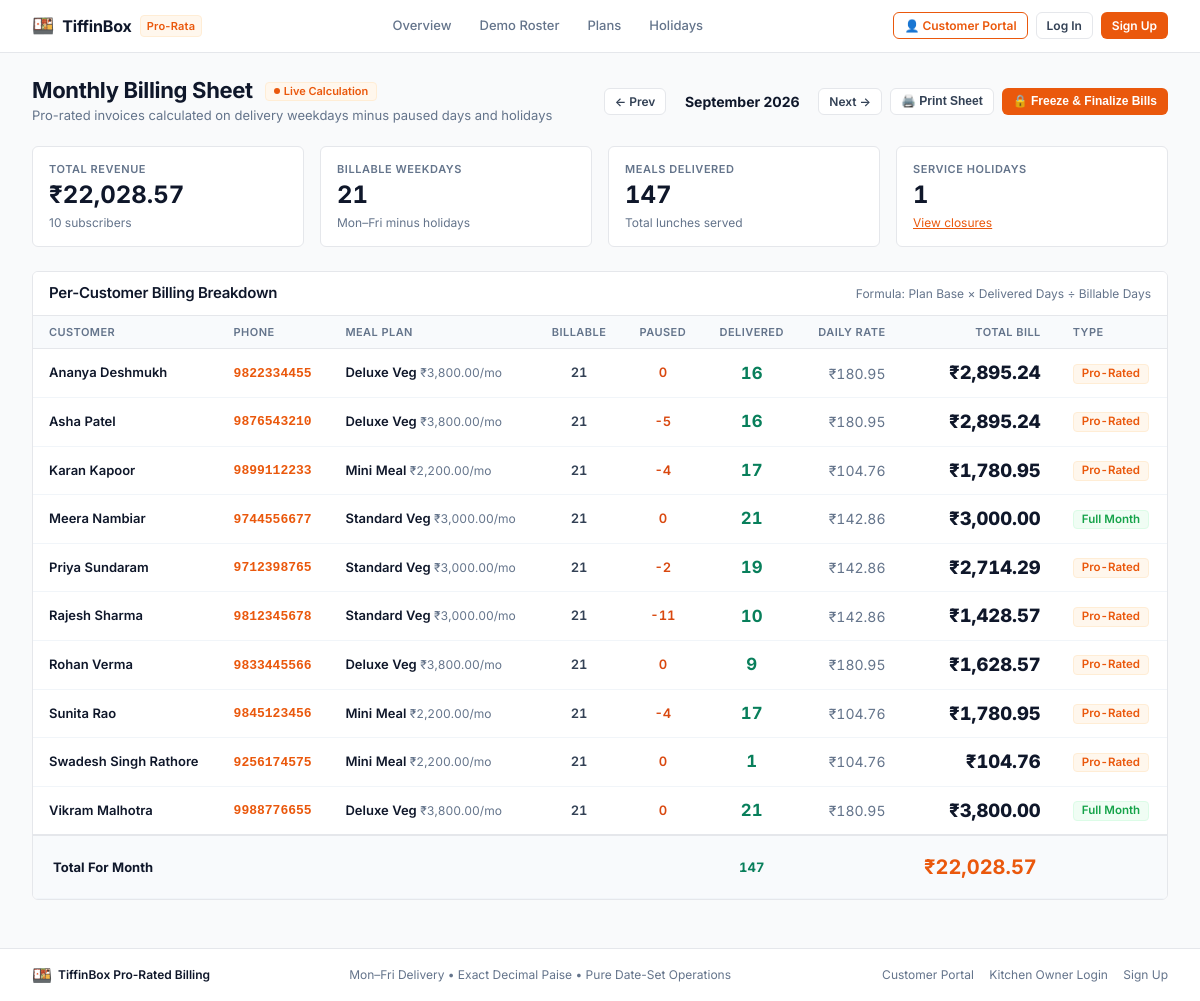
Screenshot of /billing with the database file from the repository.
### tables this page shows
CREATE TABLE customers (
  id INTEGER PRIMARY KEY AUTOINCREMENT,
  phone TEXT UNIQUE NOT NULL,                -- normalised 10-digit; the lookup key
  name TEXT NOT NULL,
  address TEXT,
  plan_id INTEGER NOT NULL REFERENCES plans(id),
  start_date TEXT NOT NULL,                  -- ISO YYYY-MM-DD
  end_date TEXT,                             -- NULL = ongoing
  created_at TEXT NOT NULL
, email TEXT);

CREATE TABLE plans (
  id INTEGER PRIMARY KEY AUTOINCREMENT,
  code TEXT UNIQUE NOT NULL,
  name TEXT NOT NULL,
  monthly_price_paise INTEGER NOT NULL,      -- money as integer paise, never REAL
  is_active INTEGER NOT NULL DEFAULT 1
);

### app.py (the view)
    @app.route("/billing")
    def billing_sheet():
        today = date.today()
        try:
            year = int(request.args.get("year", today.year))
            month = int(request.args.get("month", today.month))
            if not (1 <= month <= 12 and 2000 <= year <= 2100):
                year, month = today.year, today.month
        except (ValueError, TypeError):
            year, month = today.year, today.month
        if month == 1:
            prev_year, prev_month = year - 1, 12
        else:
            prev_year, prev_month = year, month - 1
        if month == 12:
            next_year, next_month = year + 1, 1
        else:
            next_year, next_month = year, month + 1
        first_d, last_d = month_bounds(year, month)
        holidays_set = get_holiday_dates()
        month_holidays = {h for h in holidays_set if first_d <= h <= last_d}
        billable_days_month = len(delivery_days(first_d, last_d, holidays_set))
        is_frozen = has_frozen_bills(year, month)
        frozen_at = None
        if is_frozen:
            bills = get_frozen_bills_for_month(year, month)
            if bills and bills[0].generated_at:
                frozen_at = bills[0].generated_at
        else:
            all_customers = get_customers()
            bills = []
            for c in all_customers:
                if c.start_date <= last_d and (c.end_date is None or c.end_date >= first_d):
                    pauses = get_pauses_for_customer(c.id)  # type: ignore
                    line = compute_bill(
                        plan=c.plan,  # type: ignore
                        customer=c,
                        pauses=pauses,
                        year=year,
                        month=month,
                        holidays=holidays_set,
                    )
                    bills.append(line)
        transfers_map = get_transfers_map()
        for b in bills:
            b.transfer_info = transfers_map.get(b.customer.id)
        total_revenue_paise = sum(b.amount_paise for b in bills)
        total_delivered_meals = sum(b.delivered_days for b in bills)
        is_future_month = (year, month) > (today.year, today.month)
        is_current_month = (year, month) == (today.year, today.month)
        return render_template(
            "billing.html",
            year=year,
            month=month,
            month_name=calendar.month_name[month],
            prev_year=prev_year,
            prev_month=prev_month,
            next_year=next_year,
            next_month=next_month,
            bills=bills,
            billable_days_month=billable_days_month,
            holidays_count=len(month_holidays),
            total_revenue_formatted=format_rupees(total_revenue_paise),
            total_delivered_meals=total_delivered_meals,
            is_frozen=is_frozen,
            frozen_at=frozen_at,
            is_future_month=is_future_month,
            is_current_month=is_current_month,
        )

### tiffin/billing.py (called while the page is built)
def month_bounds(year: int, month: int) -> tuple[date, date]:
    _, num_days = calendar.monthrange(year, month)
    return date(year, month, 1), date(year, month, num_days)

def delivery_days(start: date, end: date, holidays: Optional[set[date]] = None) -> set[date]:
    if start > end:
        return set()
    holidays_set = holidays if holidays is not None else set()
    result: set[date] = set()
    current = start
    one_day = timedelta(days=1)
    while current <= end:
        if current.weekday() in DELIVERY_WEEKDAYS and current not in holidays_set:
            result.add(current)
        current += one_day
    return result

def subscription_days(
    customer_start: date,
    customer_end: Optional[date],
    lo: date,
    hi: date,
) -> set[date]:
    actual_start = max(customer_start, lo)
    actual_end = min(customer_end, hi) if customer_end is not None else hi
    if actual_start > actual_end:
        return set()
    result: set[date] = set()
    current = actual_start
    one_day = timedelta(days=1)
    while current <= actual_end:
        result.add(current)
        current += one_day
    return result

def paused_dates(pauses: Iterable[Pause], lo: date, hi: date) -> set[date]:
    result: set[date] = set()
    one_day = timedelta(days=1)
    for p in pauses:
        effective_start = max(p.start_date, lo)
        effective_end = min(p.end_date, hi) if p.end_date is not None else hi
        if effective_start <= effective_end:
            current = effective_start
            while current <= effective_end:
                result.add(current)
                current += one_day
    return result

def status_on(customer: Customer, pauses: Iterable[Pause], on_date: date) -> Status:
    if on_date < customer.start_date:
        return Status.NOT_STARTED
    if customer.end_date is not None and on_date > customer.end_date:
        return Status.ENDED
    for p in pauses:
        if p.end_date is None:
            if on_date >= p.start_date:
                return Status.PAUSED
        else:
            if p.start_date <= on_date <= p.end_date:
                return Status.PAUSED
    return Status.ACTIVE

def prorate(plan_price_paise: int, delivered: int, billable: int) -> int:
    if billable <= 0 or delivered <= 0:
        return 0
    if delivered >= billable:
        return plan_price_paise
    amount = (Decimal(plan_price_paise) * Decimal(delivered)) / Decimal(billable)
    return int(amount.quantize(Decimal("1"), rounding=ROUND_HALF_UP))

### templates/billing.html (shortened to what this page needs)
{% extends "base.html" %}
{% block content %}
<div class="page-header">
  <div class="page-title-group">
    <div style="display: flex; align-items: center; gap: 0.75rem; flex-wrap: wrap;">
      <h1>Monthly Billing Sheet</h1>
      {% if is_frozen %}
        <span class="badge badge-frozen">
          <span class="badge-dot"></span> Frozen Invoices
        </span>
      {% elif is_future_month %}
        <span class="badge" style="background: #EEF2FF; color: #4338CA; border: 1px solid #C7D2FE;">
          <span class="badge-dot" style="background: #6366F1;"></span> Projected (Future Month)
        </span>
      {% else %}
        <span class="badge badge-live">
          <span class="badge-dot"></span> Live Calculation
        </span>
      {% endif %}
    </div>
    <p class="page-subtitle">Pro-rated invoices calculated on delivery weekdays minus paused days and holidays</p>
  </div>
  <div class="page-actions">
    <div class="month-selector">
      <a href="{{ url_for('billing_sheet', year=prev_year, month=prev_month) }}" class="btn btn-secondary btn-sm" title="Previous Month">
        &larr; Prev
      </a>
      <span class="month-display">{{ month_name }} {{ year }}</span>
      <a href="{{ url_for('billing_sheet', year=next_year, month=next_month) }}" class="btn btn-secondary btn-sm" title="Next Month">
        Next &rarr;
      </a>
    </div>
    <button onclick="window.print();" class="btn btn-secondary btn-sm">
      🖨️ Print Sheet
    </button>
    {% if is_frozen %}
      <form action="{{ url_for('billing_unfreeze') }}" method="POST" style="display: inline;">
        <input type="hidden" name="year" value="{{ year }}">
        <input type="hidden" name="month" value="{{ month }}">
        <button type="submit" class="btn btn-outline-danger btn-sm" onclick="return confirm('Unfreezing allows bills to be recalculated based on live pauses. Continue?');">
          🔓 Unfreeze Month
        </button>
      </form>
    {% else %}
      <form action="{{ url_for('billing_generate') }}" method="POST" style="display: inline;">
        <button type="submit" class="btn btn-primary btn-sm" {% if not bills %}disabled{% endif %} onclick="return confirm('{% if is_future_month %}Note: {{ month_name }} {{ year }} is in the future. Are you sure you want to freeze projected bills now?{% else %}Freeze and finalize invoices for {{ month_name }} {{ year }}?{% endif %}');">
          🔒 Freeze & Finalize Bills
        </button>
      </form>
    {% endif %}
  </div>
</div>
<div class="stat-grid">
  <div class="stat-card">
    <div class="stat-title">Total Revenue</div>
    <div class="stat-value">{{ total_revenue_formatted }}</div>
    <div class="stat-meta">{{ bills | length }} {{ 'subscriber' if (bills | length) == 1 else 'subscribers' }}</div>
  </div>
  <div class="stat-card">
    <div class="stat-title">Billable Weekdays</div>
    <div class="stat-value">{{ billable_days_month }}</div>
    <div class="stat-meta">Mon–Fri minus holidays</div>
  </div>
  <div class="stat-card">
    <div class="stat-title">Meals Delivered</div>
    <div class="stat-value">{{ total_delivered_meals }}</div>
    <div class="stat-meta">Total lunches served</div>
  </div>
  <div class="stat-card">
    <div class="stat-title">Service Holidays</div>
    <div class="stat-value">{{ holidays_count }}</div>
    <div class="stat-meta">
      {% if holidays_count > 0 %}
        <a href="{{ url_for('holidays_view') }}">View closures</a>
      {% else %}
        No closures this month
      {% endif %}
    </div>
  </div>
</div>
<div class="table-container">
  <div class="table-header-bar">
    <h2 class="table-title">Per-Customer Billing Breakdown</h2>
    <span class="table-formula">Formula: Plan Base &times; Delivered Days &divide; Billable Days</span>
  </div>
  {% if bills %}
    <div class="table-responsive">
      <table class="data-table">
        <thead>
          <tr>
            <th>Customer</th>
            <th>Phone</th>
            <th>Meal Plan</th>
            <th style="text-align: center;">Billable</th>
            <th style="text-align: center;">Paused</th>
            <th style="text-align: center;">Delivered</th>
            <th style="text-align: right;">Daily Rate</th>
            <th style="text-align: right;">Total Bill</th>
            <th>Type</th>
          </tr>
        </thead>
        <tbody>
          {% for b in bills %}
            <tr>
              <td>
                <a href="{{ url_for('customer_detail', phone=b.customer.phone) }}" class="table-cell-title">
                  {{ b.customer.name }}
                </a>
              </td>
              <td>
                <a href="{{ url_for('customer_detail', phone=b.customer.phone) }}" style="font-family: monospace; font-weight: 600;">
                  {{ b.customer.phone }}
                </a>
              </td>
              <td>
                <span class="table-cell-title">{{ b.plan.name }}</span>
                <span class="table-cell-sub">{{ b.plan_price_formatted }}/mo</span>
              </td>
              <td style="text-align: center; font-weight: 600;">
                {{ b.billable_days }}
              </td>
              <td style="text-align: center; color: #d9480f; font-weight: 600;">
                {% if b.paused_days > 0 %}
                  -{{ b.paused_days }}
                {% else %}
                  0
                {% endif %}
              </td>
              <td style="text-align: center; color: #087f5b; font-weight: 700; font-size: 1.05rem;">
                {{ b.delivered_days }}
              </td>
              <td style="text-align: right; color: var(--neutral-muted); font-size: 0.875rem;">
                {{ b.daily_rate_formatted }}
              </td>
              <td style="text-align: right;">
                <span style="font-size: 1.15rem; font-weight: 800; color: var(--neutral-dark);">
                  {{ b.amount_formatted }}
                </span>
              </td>
              <td>
                {% if b.transfer_info %}
                  {% if b.customer.id == b.transfer_info.from_customer_id %}
                    <span class="badge" style="background: #EEF2FF; color: #4338CA; font-size: 0.72rem; border: 1px solid #C7D2FE;">Transferred Out</span>
                  {% else %}
                    <span class="badge" style="background: #F0FDF4; color: #15803D; font-size: 0.72rem; border: 1px solid #BBF7D0;">Transferred In</span>
                  {% endif %}
                {% elif b.delivered_days == b.billable_days and b.billable_days > 0 %}
                  <span class="badge badge-active" style="font-size: 0.72rem;">Full Month</span>
                {% elif b.delivered_days == 0 %}
                  <span class="badge badge-ended" style="font-size: 0.72rem;">₹0 (Paused)</span>
                {% else %}
                  <span class="badge badge-live" style="font-size: 0.72rem;">Pro-Rated</span>
                {% endif %}
              </td>
            </tr>
          {% endfor %}
        </tbody>
        <tfoot>
          <tr style="background: #F8FAFC; font-weight: 800; border-top: 2px solid var(--neutral-border);">
            <td colspan="5" style="padding: 1rem 1.25rem;">Total For Month</td>
            <td style="text-align: center; color: #087f5b; padding: 1rem 1.25rem;">
              {{ total_delivered_meals }}
            </td>
            <td></td>
            <td style="text-align: right; color: var(--primary); font-size: 1.25rem; padding: 1rem 1.25rem;">
              {{ total_revenue_formatted }}
            </td>
            <td></td>
          </tr>
        </tfoot>
      </table>
    </div>
  {% endif %}
</div>
{% endblock %}

### rows the page displays
customers: customer.name "Ananya Deshmukh", customer.phone "9822334455", plan.name "Deluxe Veg", plan_price_formatted "₹3,800.00", billable_days "21", delivered_days "16", daily_rate_formatted "₹180.95", amount_formatted "₹2,895.24", shows "Pro-Rated"
customers: customer.name "Asha Patel", customer.phone "9876543210", plan.name "Deluxe Veg", plan_price_formatted "₹3,800.00", billable_days "21", paused_days "5", delivered_days "16", daily_rate_formatted "₹180.95", amount_formatted "₹2,895.24", shows "Pro-Rated"
customers: customer.name "Karan Kapoor", customer.phone "9899112233", plan.name "Mini Meal", plan_price_formatted "₹2,200.00", billable_days "21", paused_days "4", delivered_days "17", daily_rate_formatted "₹104.76", amount_formatted "₹1,780.95", shows "Pro-Rated"
customers: customer.name "Meera Nambiar", customer.phone "9744556677", plan.name "Standard Veg", plan_price_formatted "₹3,000.00", billable_days "21", delivered_days "21", daily_rate_formatted "₹142.86", amount_formatted "₹3,000.00", shows "Full Month"
customers: customer.name "Priya Sundaram", customer.phone "9712398765", plan.name "Standard Veg", plan_price_formatted "₹3,000.00", billable_days "21", paused_days "2", delivered_days "19", daily_rate_formatted "₹142.86", amount_formatted "₹2,714.29", shows "Pro-Rated"
customers: customer.name "Rajesh Sharma", customer.phone "9812345678", plan.name "Standard Veg", plan_price_formatted "₹3,000.00", billable_days "21", paused_days "11", delivered_days "10", daily_rate_formatted "₹142.86", amount_formatted "₹1,428.57", shows "Pro-Rated"
customers: customer.name "Rohan Verma", customer.phone "9833445566", plan.name "Deluxe Veg", plan_price_formatted "₹3,800.00", billable_days "21", delivered_days "9", daily_rate_formatted "₹180.95", amount_formatted "₹1,628.57", shows "Pro-Rated"
customers: customer.name "Sunita Rao", customer.phone "9845123456", plan.name "Mini Meal", plan_price_formatted "₹2,200.00", billable_days "21", paused_days "4", delivered_days "17", daily_rate_formatted "₹104.76", amount_formatted "₹1,780.95", shows "Pro-Rated"
customers: customer.name "Swadesh Singh Rathore", customer.phone "9256174575", plan.name "Mini Meal", plan_price_formatted "₹2,200.00", billable_days "21", delivered_days "1", daily_rate_formatted "₹104.76", amount_formatted "₹104.76", shows "Pro-Rated"
customers: customer.name "Vikram Malhotra", customer.phone "9988776655", plan.name "Deluxe Veg", plan_price_formatted "₹3,800.00", billable_days "21", delivered_days "21", daily_rate_formatted "₹180.95", amount_formatted "₹3,800.00", shows "Full Month"

### other values shown
{{ month_name }} "September"
{{ year }} "2026"
{{ total_revenue_formatted }} "₹22,028.57"
{{ bills | length }} "10"
{{ 'subscriber' if (bills | length) == 1 else 'subscribers' }} "subscribers"
{{ billable_days_month }} "21"
{{ total_delivered_meals }} "147"
{{ holidays_count }} "1"
